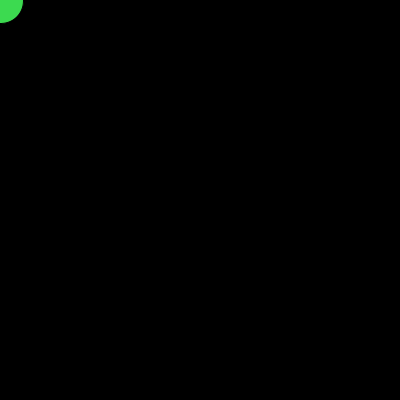
Frame 1 (no input)
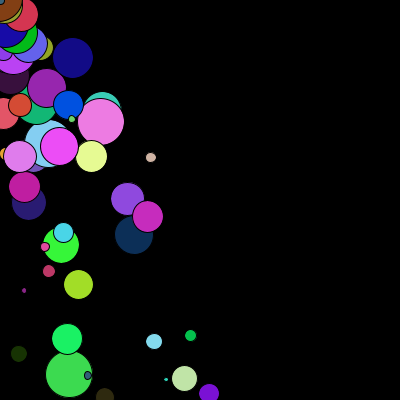
Frame 60 (the mouse pressed at the canvas centre just before this capture)
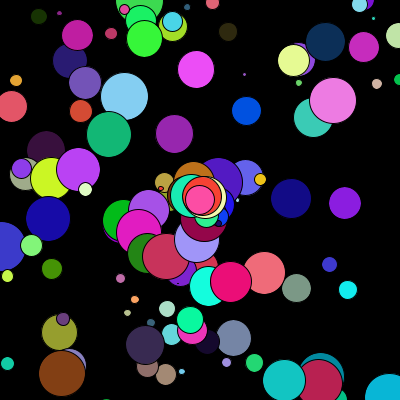
Frame 120 (the mouse held since frame 60 and released just before this capture)

The Processing sketch that drew these frames (run headless with seeded random() and noise(); from frame 60 on, the mouse is pressed at the canvas centre):

// Processing sketch: processing_68818
// ── processing_68818.pde

ArrayList ballCollection;

int value = 0;

void setup(){
   size(400,400);
   smooth();

   //initialize
   ballCollection = new ArrayList();

}
void draw(){
   background(value);

   Ball myBall = new Ball(mouseX, mouseY);
   ballCollection.add(myBall);

   //call functionality

   for(int i = 0; i < ballCollection.size(); i++){
      Ball mb = (Ball) ballCollection.get(i);
      mb.run();
   }
   
}



//class------------------------------------------------

class Ball{
   //global variables

   float x = 0;
   float y = 0;
   float speedX= random(-4,4);
   float speedY= random(-4,4);
   float radius = random(50);
   float r = random(255);
   float g = random(255);
   float b = random(255);
   //constructor

   Ball(float _x, float _y){

      x = _x;
      y = _y;

   }

   //functions
   void run(){
      display();
      move();
      bounce();
      gravity();


   }


   void gravity(){
      speedY += 0.2;
   }



   void bounce(){
      if(x > width){
         speedX = speedX * -1;
      }
      if(x < 0){
         speedX = speedX * -1;
      }
      if(y > height){
         speedY = speedY * -1;
      }
      if(y < 0){
         speedY = speedY * -1;
      }
   }


   void move(){
      x += speedX;
      y += speedY;

   }

   void display(){
      fill(r,g,b);
      ellipse(x,y, radius,radius);
   }
}
